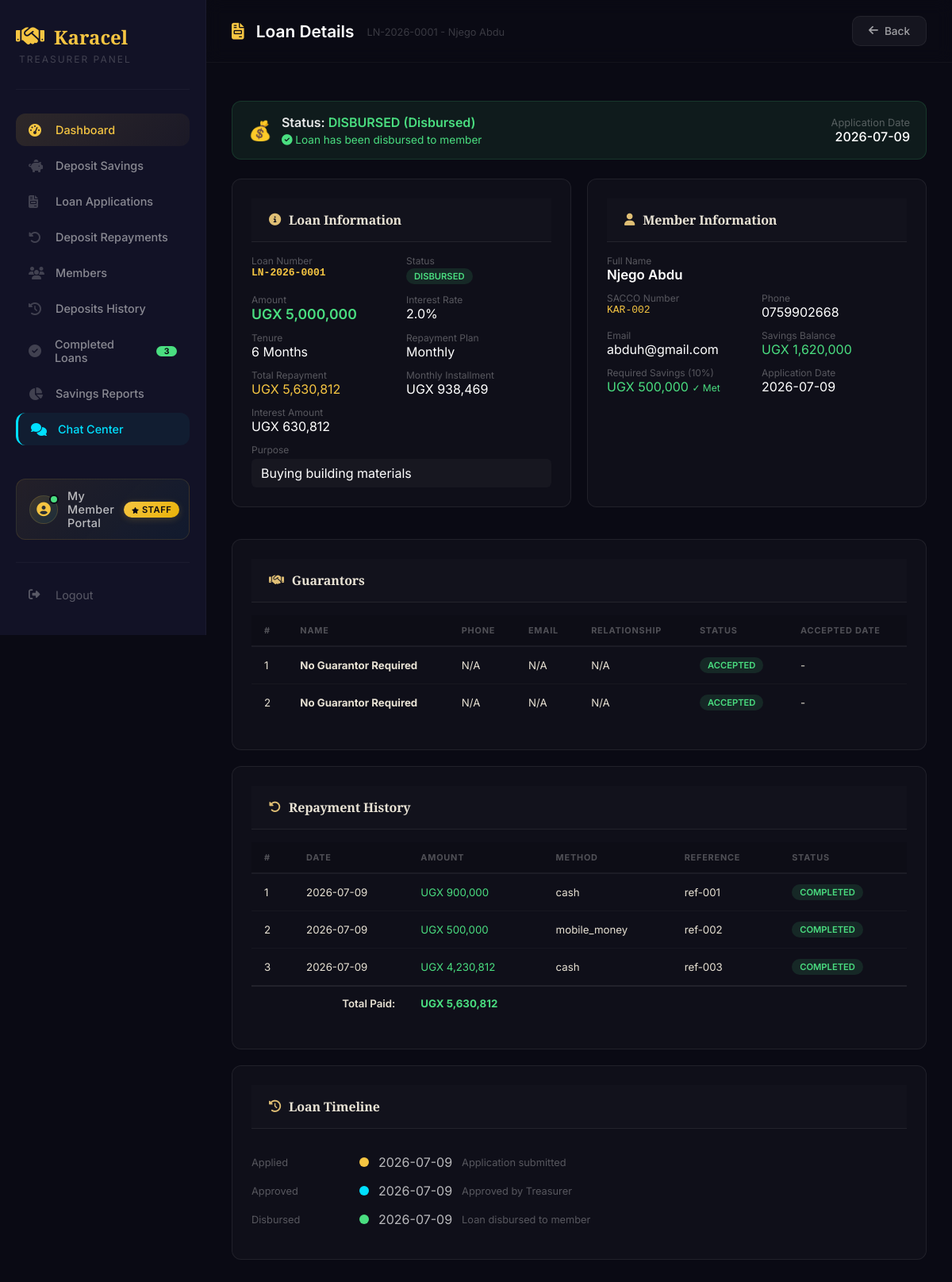
The app's page /admin/loan/view/1 (signed in), older data.
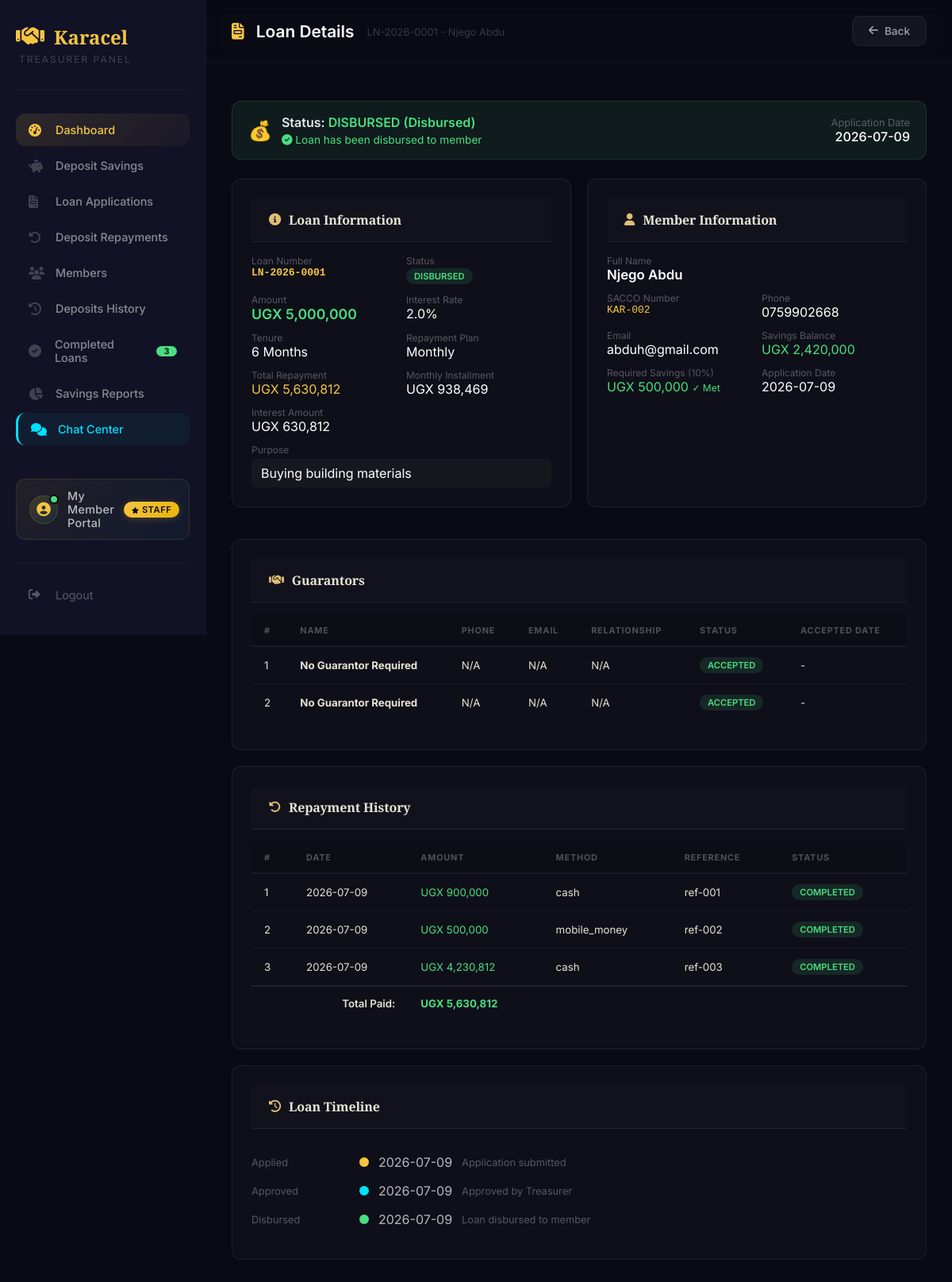
The same page, newer data.
### tables this page shows
CREATE TABLE users (
        id INTEGER PRIMARY KEY AUTOINCREMENT,
        full_name TEXT NOT NULL,
        gender TEXT,
        dob TEXT,
        sacco_number TEXT UNIQUE NOT NULL,
        email TEXT,
        phone TEXT,
        address TEXT,
        password TEXT NOT NULL,
        role TEXT DEFAULT 'member',
        status TEXT DEFAULT 'active',
        savings_balance REAL DEFAULT 0,
        next_of_kin_name TEXT,
        relationship TEXT,
        next_of_kin_phone TEXT,
        registration_date TIMESTAMP DEFAULT CURRENT_TIMESTAMP
    , kai_shares INTEGER DEFAULT 0, ks_shares INTEGER DEFAULT 0, kac_paid INTEGER DEFAULT 0, kac_paid_date TEXT, registration_fee_paid INTEGER DEFAULT 0, registration_fee_paid_date TEXT);

### app.py (the view)
@app.route("/admin/loan/view/<int:loan_id>")
def admin_view_loan(loan_id):
    if session.get("role") not in ["admin", "chairperson"]:
        flash('Access denied', 'danger')
        return redirect("/login")
    db = get_db()
    db.row_factory = sqlite3.Row
    try:
        loan = db.execute("""
            SELECT l.*, u.full_name, u.sacco_number, u.email, u.phone, u.savings_balance
            FROM loans l
            JOIN users u ON l.user_id = u.id
            WHERE l.id = ?
        """, (loan_id,)).fetchone()
        if not loan:
            flash('Loan not found', 'danger')
            db.close()
            return redirect(url_for('admin_dashboard'))
        guarantors = db.execute("""
            SELECT * FROM loan_guarantors WHERE loan_id = ?
        """, (loan_id,)).fetchall()
        repayments = db.execute("""
            SELECT * FROM repayments WHERE loan_id = ? ORDER BY payment_date DESC
        """, (loan_id,)).fetchall()
        total_paid = sum(r['amount'] for r in repayments) if repayments else 0
        db.close()
        return render_template(
            "treasurer/treasurer-view-loan.html",
            loan=loan,
            guarantors=guarantors,
            repayments=repayments,
            total_paid=total_paid,
            role='admin'
        )
    except Exception as e:
        db.close()
        flash(f'Error: {str(e)}', 'danger')
        return redirect(url_for('admin_dashboard'))

### app.py (called while the page is built)
def get_db():
    conn = sqlite3.connect("sacco.db")
    conn.row_factory = sqlite3.Row
    return conn

@app.context_processor
def inject_globals():
    from datetime import datetime
    completed_loans = 0
    try:
        if 'user_id' in session:
            role = session.get('role', '')
            if role in ['treasurer', 'admin', 'chairperson']:
                db = get_db()
                completed_loans = db.execute("SELECT COUNT(*) FROM loans WHERE status = 'completed'").fetchone()[0]
                db.close()
    except Exception as e:
        print(f"Error getting completed_loans: {e}")
    return {
        'now': datetime.now(),
        'completed_loans': completed_loans
    }

### templates/treasurer/treasurer-view-loan.html (shortened to what the changed rows need)
{% extends "treasurer/treasurer-base.html" %}
{% block content %}
<div class="app-bar">
    <div class="app-bar-left">
        <h2><i class="fas fa-file-invoice"></i> Loan Details</h2>
        <span>{{ loan.loan_number }} - {{ loan.full_name }}</span>
    </div>
</div>
<div class="content-panel active" style="padding: 24px 32px 40px;">
    <div style="display: grid; grid-template-columns: 1fr 1fr; gap: 20px;">
        <div class="action-card">
            <div style="display: grid; grid-template-columns: 1fr 1fr; gap: 12px;">
                <div style="grid-column: 1 / -1;">
                    <div style="color: rgba(255,255,255,0.3); font-size: 0.75rem;">Full Name</div>
                    <div style="font-weight: 600; font-size: 1.05rem;">{{ loan.full_name }}</div>
                </div>
                <div>
                    <div style="color: rgba(255,255,255,0.3); font-size: 0.75rem;">SACCO Number</div>
                    <div style="color: #f5c542; font-family: monospace;">{{ loan.sacco_number }}</div>
                </div>
                <div>
                    <div style="color: rgba(255,255,255,0.3); font-size: 0.75rem;">Phone</div>
                    <div>{{ loan.phone or 'Not provided' }}</div>
                </div>
                <div>
                    <div style="color: rgba(255,255,255,0.3); font-size: 0.75rem;">Email</div>
                    <div>{{ loan.email or 'Not provided' }}</div>
                </div>
                <div>
                    <div style="color: rgba(255,255,255,0.3); font-size: 0.75rem;">Savings Balance</div>
                    <div style="color: #4ade80;">UGX {{ "{:,.0f}".format(loan.savings_balance or 0) }}</div>
                </div>
            </div>
        </div>
    </div>
    <div class="action-card" style="margin-top: 20px;">
        <div class="table-wrapper">
            <table class="styled-table">
                <thead>
                    <tr>
                        <th>#</th>
                        <th>Name</th>
                        <th>Phone</th>
                        <th>Email</th>
                        <th>Relationship</th>
                        <th>Status</th>
                        <th>Accepted Date</th>
                    </tr>
                </thead>
            </table>
        </div>
    </div>
    {% if repayments %}
    <div class="action-card" style="margin-top: 20px;">
        <div class="table-wrapper">
            <table class="styled-table">
                <thead>
                    <tr>
                        <th>#</th>
                        <th>Date</th>
                        <th>Amount</th>
                        <th>Method</th>
                        <th>Reference</th>
                        <th>Status</th>
                    </tr>
                </thead>
            </table>
        </div>
    </div>
    {% endif %}
</div>
{% endblock %}

Row changes from the older to the newer data that the page shows:
changed users "Njego Abdu": savings_balance "1,620,000" → "2,420,000"
